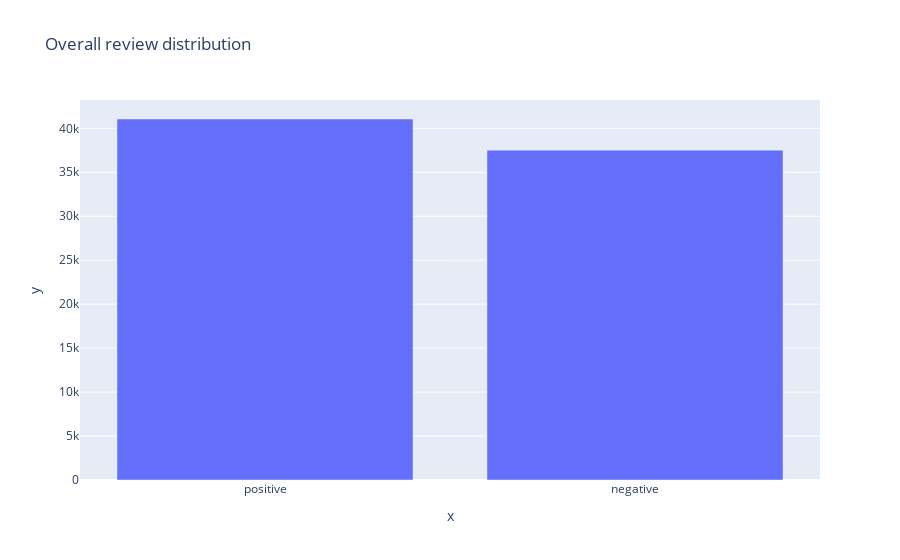

Notebook code for this chart:
### Markdown cell above
### Visualize data distribution

### Code cell
px.bar(x=['positive', 'negative'], y=[len(label[label == 1]), len(label[label == 0])], title='Overall review distribution')

### Figure 1 — Plotly figure (JSON) as saved in the notebook; plotly's stock layout.template omitted (floating-point values rounded to 4 significant figures)
{"data": [{"alignmentgroup": "True", "hovertemplate": "x=%{x}<br>y=%{y}<extra></extra>", "legendgroup": "", "marker": {"color": "#636efa", "pattern": {"shape": ""}}, "name": "", "offsetgroup": "", "orientation": "v", "showlegend": false, "textposition": "auto", "type": "bar", "x": ["positive", "negative"], "xaxis": "x", "y": [41061, 37517], "yaxis": "y"}], "layout": {"barmode": "relative", "legend": {"tracegroupgap": 0}, "title": {"text": "Overall review distribution"}, "xaxis": {"anchor": "y", "domain": [0, 1], "title": {"text": "x"}}, "yaxis": {"anchor": "x", "domain": [0, 1], "title": {"text": "y"}}}}
